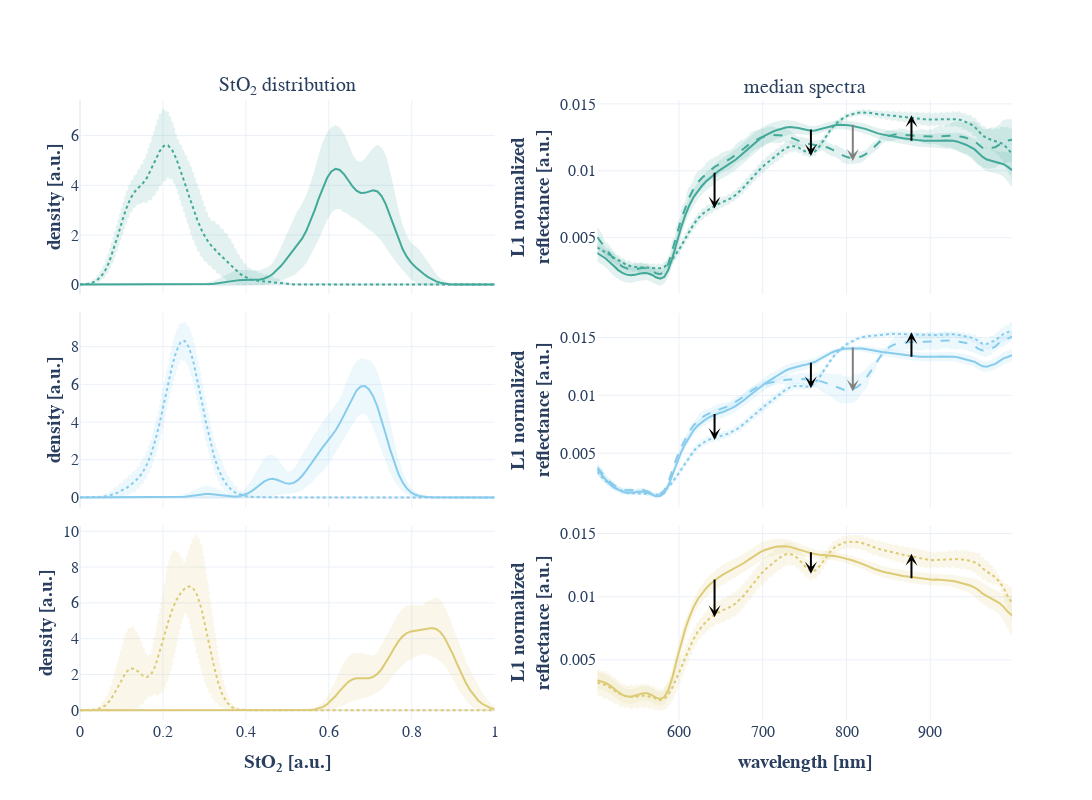

This figure's notebook cell:
### Code cell
n_rows = 3
n_cols = 2
fig = make_subplots(
    n_rows,
    n_cols,
    subplot_titles=["StO<sub>2</sub> distribution", "median spectra"],
    shared_xaxes=True,
    vertical_spacing=0.03,
    horizontal_spacing=0.11,
)
wavelengths = np.arange(500, 1000, 5) + 2.5
dash_styles = {
    "physiological": "solid",
    "malperfused": "dot",
    "icg": "dash",
}
icg_position = 61

arrows = []
for row_idx, species_name in enumerate(settings_species.species_colors.keys()):
    arrow_positions = {
        28: [],
        51: [],
        75: [],
    }

    states = ["physiological", "malperfused"]
    if species_name != "human":
        states.append("icg")
        arrow_positions[icg_position] = []

    for perfusion_state in states:
        df_state = dfg_bootstraps[
            (dfg_bootstraps.species_name == species_name) & (dfg_bootstraps.perfusion_state == perfusion_state)
        ]
        df_state_spectrum = dfg[(dfg.species_name == species_name) & (dfg.perfusion_state == perfusion_state)]
        color = settings_species.species_colors[species_name]
        dash = dash_styles[perfusion_state]

        if perfusion_state != "icg":
            # StO2 distribution
            add_range_fill(
                fig=fig,
                x=x_param,
                top_line=df_state["param_kde_q975"].item(),
                mid_line=df_state["param_kde_mean"].item(),
                bottom_line=df_state["param_kde_q025"].item(),
                color=color,
                line_dash=dash,
                name=perfusion_state,
                row=row_idx + 1,
                col=1,
            )

            fig.update_yaxes(title="<b>density [a.u.]</b>", title_standoff=0, row=row_idx + 1, col=1)
            if row_idx == n_rows - 1:
                fig.update_xaxes(title="<b>StO<sub>2</sub> [a.u.]</b>", row=row_idx + 1, col=1)

        spec = np.stack(df_state_spectrum["median_normalized_spectrum"])  # Spectra from all subjects
        spec_mean = np.mean(spec, axis=0)
        spec_std = np.std(spec, axis=0)

        for c in arrow_positions.keys():
            if c == icg_position and perfusion_state != "malperfused":
                arrow_positions[c].append(spec_mean[c])
            elif c != icg_position and perfusion_state != "icg":
                arrow_positions[c].append(spec_mean[c])

        # Median spectra
        add_range_fill(
            fig=fig,
            x=wavelengths,
            top_line=spec_mean + spec_std,
            mid_line=spec_mean,
            bottom_line=spec_mean - spec_std,
            color=color,
            line_dash=dash,
            name=perfusion_state,
            row=row_idx + 1,
            col=2,
        )

        fig.update_yaxes(title="<b>L1 normalized<br>reflectance [a.u.]</b>", row=row_idx + 1, col=2)
        if row_idx == n_rows - 1:
            fig.update_xaxes(title="<b>wavelength [nm]</b>", row=row_idx + 1, col=2)

    arrows.append(arrow_positions)

for row_idx, arrow in enumerate(arrows):
    for c, positions in arrow.items():
        y_overfill = 0.0002 if positions[0] > positions[1] else -0.0002
        fig.add_annotation(
            ax=wavelengths[c],  # xstart
            ay=positions[0] + y_overfill,  # ystart
            x=wavelengths[c],  # xend
            y=positions[1] - y_overfill,  # yend
            xref=f"x{row_idx * n_cols + 2}",
            yref=f"y{row_idx * n_cols + 2}",
            axref=f"x{row_idx * n_cols + 2}",
            ayref=f"y{row_idx * n_cols + 2}",
            showarrow=True,
            arrowhead=3,
            arrowwidth=2,
            arrowcolor="gray" if c == icg_position else "black",
            text="",
            row=row_idx + 1,
            col=2,
        )

fig.update_layout(height=800, width=1200, template="plotly_white")
fig.update_annotations(font=dict(size=20))
for i, annotation in enumerate(fig.layout.annotations):
    fig.layout.annotations[i].text = settings_rat.labels_paper_renaming.get(
        fig.layout.annotations[i].text, fig.layout.annotations[i].text
    )
fig.update_yaxes(title_standoff=5)
fig.update_layout(font_family="Libertinus Sans", font_size=16)
fig.update_layout(showlegend=False)
fig.write_image(settings_species.paper_dir / "malperfused_spectra_base.pdf")
fig
